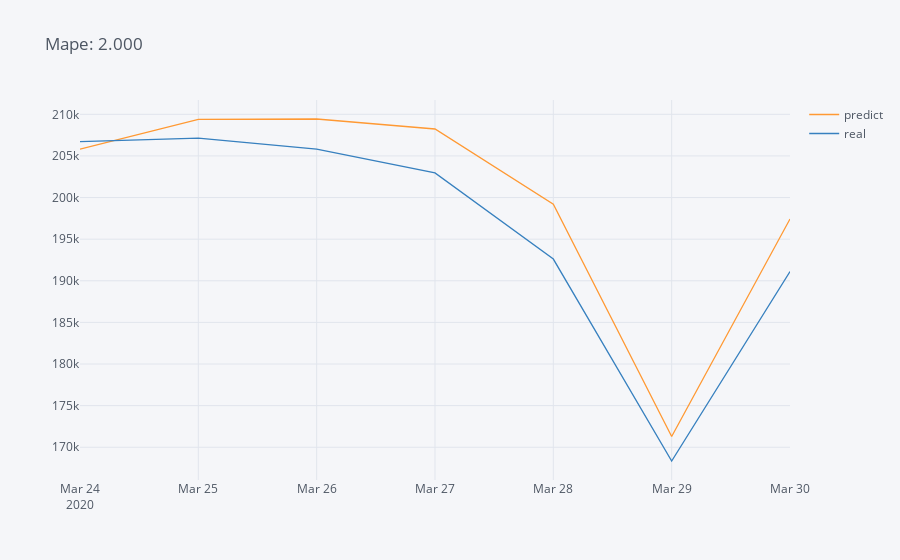

Notebook source saved alongside this figure:
### Code cell
ai = Mape(*ba[["predict", "real"]].values.T)
ba[["predict", "real"]].iplot(title = f"Mape: {ai:.3f}")

### Figure 1 — Plotly figure (JSON) as saved in the notebook; plotly's stock layout.template omitted (floating-point values rounded to 4 significant figures)
{"data": [{"line": {"color": "rgba(255, 153, 51, 1.0)", "dash": "solid", "shape": "linear", "width": 1.3}, "mode": "lines", "name": "predict", "text": "", "type": "scatter", "x": ["2020-03-24", "2020-03-25", "2020-03-26", "2020-03-27", "2020-03-28", "2020-03-29", "2020-03-30"], "y": [205800.0, 209400.0, 209400.0, 208200.0, 199200.0, 171300.0, 197400.0]}, {"line": {"color": "rgba(55, 128, 191, 1.0)", "dash": "solid", "shape": "linear", "width": 1.3}, "mode": "lines", "name": "real", "text": "", "type": "scatter", "x": ["2020-03-24", "2020-03-25", "2020-03-26", "2020-03-27", "2020-03-28", "2020-03-29", "2020-03-30"], "y": [206700.0, 207100.0, 205800.0, 203000.0, 192600.0, 168300.0, 191100.0]}], "layout": {"legend": {"bgcolor": "#F5F6F9", "font": {"color": "#4D5663"}}, "paper_bgcolor": "#F5F6F9", "plot_bgcolor": "#F5F6F9", "title": {"font": {"color": "#4D5663"}, "text": "Mape: 2.000"}, "xaxis": {"gridcolor": "#E1E5ED", "showgrid": true, "tickfont": {"color": "#4D5663"}, "title": {"font": {"color": "#4D5663"}, "text": ""}, "zerolinecolor": "#E1E5ED"}, "yaxis": {"gridcolor": "#E1E5ED", "showgrid": true, "tickfont": {"color": "#4D5663"}, "title": {"font": {"color": "#4D5663"}, "text": ""}, "zerolinecolor": "#E1E5ED"}}}
